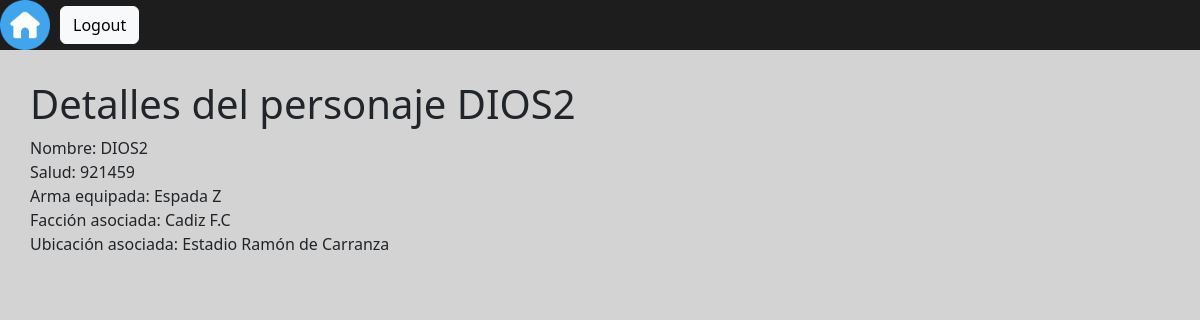
The app's page /game/personajes/4/ (signed in), older data.
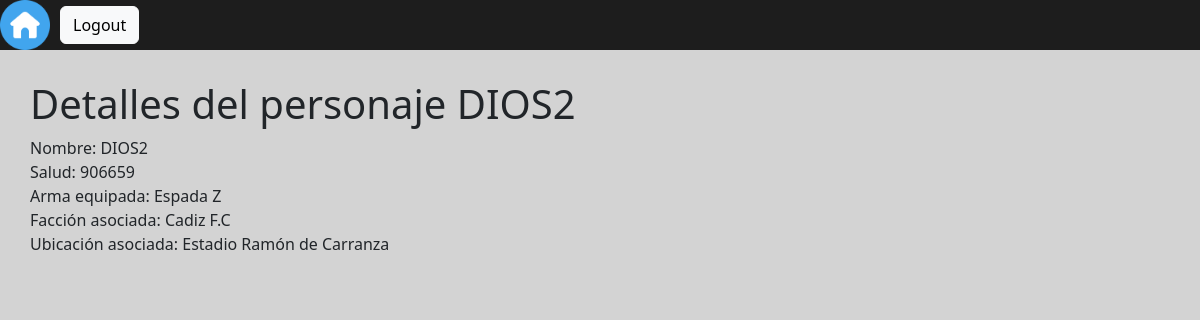
The same page, newer data.
### app/models.py (models this page shows)
class Personaje(models.Model):
    nombre = models.CharField(max_length=120)
    salud = models.IntegerField()
    mana = models.IntegerField(default=400)
    arma = models.ForeignKey(Arma, on_delete=models.CASCADE)
    faccion = models.ForeignKey(Faccion, on_delete=models.CASCADE, null=True, blank=True)
    ubicacion = models.ForeignKey(Ubicacion, on_delete=models.CASCADE, null=True, blank=True)
    foto = models.ImageField(upload_to='fotos_proyecto/',null=True, blank=True)
    def __str__(self):
        return self.nombre

class Arma(models.Model):
    nombre = models.CharField(max_length=100)
    dano = models.IntegerField()
    critico = models.IntegerField()
    def __str__(self):
        return self.nombre

class Faccion(models.Model):
    nombre = models.CharField(max_length=100)
    descripcion = models.TextField()
    def __str__(self):
        return self.nombre

class Ubicacion(models.Model):
    nombre = models.CharField(max_length=100)
    descripcion = models.TextField()
    def __str__(self):
        return self.nombre

### app/views.py (the view)
# urls.py: path('personajes/<int:pk>/', views.DetailCharacters.as_view(), name='personajes_id'),
class DetailCharacters(LoginRequiredMixin, DetailView):
    model = Personaje
    template_name = "app/detalles-personaje.html"
    context_object_name = "personaje"

### app/templates/app/detalles-personaje.html (shortened to what this page needs)
{% load static %}
<!DOCTYPE html>
<html lang="en">
<head>
   <link href="https://cdn.jsdelivr.net/npm/bootstrap@5.3.3/dist/css/bootstrap.min.css" rel="stylesheet">
</head>
<body style="background-color: lightgray;">
<header style="background-color: #1D1D1D" class="d-flex flex-wrap align-items-center justify-content-start">
   <a href="{% url 'index' %}"><img src='{% static "home(2).png" %}' alt='home' style='width:50px;height:50px; margin-right: 10px'></a>
   <form action='{% url 'logout' %}' method='POST'>
       <button type='submit' class='btn btn-light'>Logout</button>
   </form>
</header>
<div style="margin-top: 30px; margin-left: 30px;">
   <h1>Detalles del personaje {{ personaje }}</h1>
   <li style="list-style-type: none">Nombre: {{ personaje }}</li>
   <li style="list-style-type: none">Salud: {{ personaje.salud }}</li>
   <li style="list-style-type: none">Arma equipada: {{ personaje.arma }}</li>
   <li style="list-style-type: none">Facción asociada: {{ personaje.faccion }}</li>
   <li style="list-style-type: none">Ubicación asociada: {{ personaje.ubicacion }}</li>
</div>
</body>
</html>

Row changes from the older to the newer data that the page shows:
changed Personaje "DIOS2": salud "921459" → "906659"
